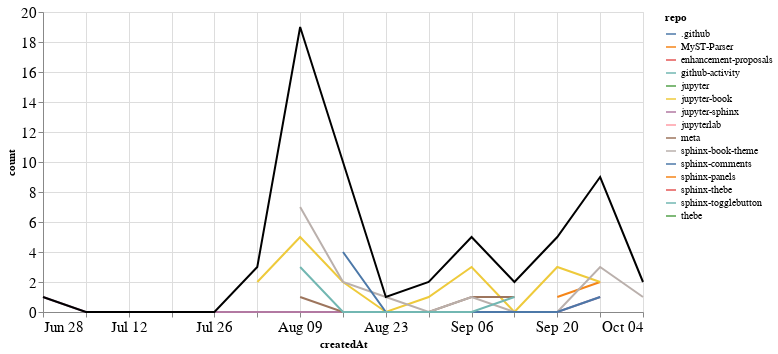

Notebook code cell kept with this figure:
### Markdown cell above
## PRs

### Code cell
prs_time = prs.groupby('repo').resample('W', on='createdAt').count()['author'].reset_index()
prs_time = prs_time.rename(columns={'author': 'count'})
prs_time_total = prs_time.groupby('createdAt').agg({"count": "sum"}).reset_index()

ch1 = alt.Chart(prs_time, width=600).mark_line().encode(
    x='createdAt',
    y='count',
    color='repo',
    tooltip="repo"
)

ch2 = alt.Chart(prs_time_total, width=600).mark_line(color="black").encode(
    x='createdAt',
    y='count',
)

ch1 + ch2

### Figure 1 — Vega-Lite specification as saved in the notebook (floating-point values rounded to 4 significant figures)
{"config": {"axisLeft": {"labelFontSize": 15}, "axisBottom": {"labelFontSize": 15}}, "layer": [{"data": {"name": "data-72d83f118569ec27987161c5c6dc53a2"}, "mark": "line", "encoding": {"color": {"type": "nominal", "field": "repo"}, "tooltip": {"type": "nominal", "field": "repo"}, "x": {"type": "temporal", "field": "createdAt"}, "y": {"type": "quantitative", "field": "count"}}, "width": 600}, {"data": {"name": "data-cd30c175ef326ea192645220dc2cc6da"}, "mark": {"type": "line", "color": "black"}, "encoding": {"x": {"type": "temporal", "field": "createdAt"}, "y": {"type": "quantitative", "field": "count"}}, "width": 600}], "$schema": "https://vega.github.io/schema/vega-lite/v4.8.1.json", "datasets": {"data-72d83f118569ec27987161c5c6dc53a2": [{"repo": ".github", "createdAt": "2020-08-02T00:00:00", "count": 1}, {"repo": "MyST-Parser", "createdAt": "2020-09-20T00:00:00", "count": 1}, {"repo": "MyST-Parser", "createdAt": "2020-09-27T00:00:00", "count": 2}, {"repo": "enhancement-proposals", "createdAt": "2020-08-30T00:00:00", "count": 1}, {"repo": "github-activity", "createdAt": "2020-08-09T00:00:00", "count": 2}, {"repo": "jupyter", "createdAt": "2020-09-20T00:00:00", "count": 1}, {"repo": "jupyter-book", "createdAt": "2020-08-02T00:00:00", "count": 2}, {"repo": "jupyter-book", "createdAt": "2020-08-09T00:00:00", "count": 5}, {"repo": "jupyter-book", "createdAt": "2020-08-16T00:00:00", "count": 2}, {"repo": "jupyter-book", "createdAt": "2020-08-23T00:00:00", "count": 0}, {"repo": "jupyter-book", "createdAt": "2020-08-30T00:00:00", "count": 1}, {"repo": "jupyter-book", "createdAt": "2020-09-06T00:00:00", "count": 3}, {"repo": "jupyter-book", "createdAt": "2020-09-13T00:00:00", "count": 0}, {"repo": "jupyter-book", "createdAt": "2020-09-20T00:00:00", "count": 3}, {"repo": "jupyter-book", "createdAt": "2020-09-27T00:00:00", "count": 2}, {"repo": "jupyter-sphinx", "createdAt": "2020-06-28T00:00:00", "count": 1}, {"repo": "jupyter-sphinx", "createdAt": "2020-07-05T00:00:00", "count": 0}, {"repo": "jupyter-sphinx", "createdAt": "2020-07-12T00:00:00", "count": 0}, {"repo": "jupyter-sphinx", "createdAt": "2020-07-19T00:00:00", "count": 0}, {"repo": "jupyter-sphinx", "createdAt": "2020-07-26T00:00:00", "count": 0}, {"repo": "jupyter-sphinx", "createdAt": "2020-08-02T00:00:00", "count": 0}, {"repo": "jupyter-sphinx", "createdAt": "2020-08-09T00:00:00", "count": 0}, {"repo": "jupyter-sphinx", "createdAt": "2020-08-16T00:00:00", "count": 0}, {"repo": "jupyter-sphinx", "createdAt": "2020-08-23T00:00:00", "count": 0}, {"repo": "jupyter-sphinx", "createdAt": "2020-08-30T00:00:00", "count": 0}, {"repo": "jupyter-sphinx", "createdAt": "2020-09-06T00:00:00", "count": 0}, {"repo": "jupyter-sphinx", "createdAt": "2020-09-13T00:00:00", "count": 0}, {"repo": "jupyter-sphinx", "createdAt": "2020-09-20T00:00:00", "count": 0}, {"repo": "jupyter-sphinx", "createdAt": "2020-09-27T00:00:00", "count": 1}, {"repo": "jupyterlab", "createdAt": "2020-08-09T00:00:00", "count": 1}, {"repo": "meta", "createdAt": "2020-08-09T00:00:00", "count": 1}, {"repo": "meta", "createdAt": "2020-08-16T00:00:00", "count": 0}, {"repo": "meta", "createdAt": "2020-08-23T00:00:00", "count": 0}, {"repo": "meta", "createdAt": "2020-08-30T00:00:00", "count": 0}, {"repo": "meta", "createdAt": "2020-09-06T00:00:00", "count": 1}, {"repo": "meta", "createdAt": "2020-09-13T00:00:00", "count": 1}, {"repo": "sphinx-book-theme", "createdAt": "2020-08-09T00:00:00", "count": 7}, {"repo": "sphinx-book-theme", "createdAt": "2020-08-16T00:00:00", "count": 2}, {"repo": "sphinx-book-theme", "createdAt": "2020-08-23T00:00:00", "count": 1}, {"repo": "sphinx-book-theme", "createdAt": "2020-08-30T00:00:00", "count": 0}, {"repo": "sphinx-book-theme", "createdAt": "2020-09-06T00:00:00", "count": 1}, {"repo": "sphinx-book-theme", "createdAt": "2020-09-13T00:00:00", "count": 0}, {"repo": "sphinx-book-theme", "createdAt": "2020-09-20T00:00:00", "count": 0}, {"repo": "sphinx-book-theme", "createdAt": "2020-09-27T00:00:00", "count": 3}, {"repo": "sphinx-book-theme", "createdAt": "2020-10-04T00:00:00", "count": 1}, {"repo": "sphinx-comments", "createdAt": "2020-08-16T00:00:00", "count": 4}, {"repo": "sphinx-comments", "createdAt": "2020-08-23T00:00:00", "count": 0}, {"repo": "sphinx-comments", "createdAt": "2020-08-30T00:00:00", "count": 0}, {"repo": "sphinx-comments", "createdAt": "2020-09-06T00:00:00", "count": 0}, {"repo": "sphinx-comments", "createdAt": "2020-09-13T00:00:00", "count": 0}, {"repo": "sphinx-comments", "createdAt": "2020-09-20T00:00:00", "count": 0}, {"repo": "sphinx-comments", "createdAt": "2020-09-27T00:00:00", "count": 1}, {"repo": "sphinx-panels", "createdAt": "2020-10-04T00:00:00", "count": 1}, {"repo": "sphinx-thebe", "createdAt": "2020-08-16T00:00:00", "count": 1}, {"repo": "sphinx-togglebutton", "createdAt": "2020-08-09T00:00:00", "count": 3}, {"repo": "sphinx-togglebutton", "createdAt": "2020-08-16T00:00:00", "count": 0}, {"repo": "sphinx-togglebutton", "createdAt": "2020-08-23T00:00:00", "count": 0}, {"repo": "sphinx-togglebutton", "createdAt": "2020-08-30T00:00:00", "count": 0}, {"repo": "sphinx-togglebutton", "createdAt": "2020-09-06T00:00:00", "count": 0}, {"repo": "sphinx-togglebutton", "createdAt": "2020-09-13T00:00:00", "count": 1}, {"repo": "thebe", "createdAt": "2020-08-16T00:00:00", "count": 1}], "data-cd30c175ef326ea192645220dc2cc6da": [{"createdAt": "2020-06-28T00:00:00", "count": 1}, {"createdAt": "2020-07-05T00:00:00", "count": 0}, {"createdAt": "2020-07-12T00:00:00", "count": 0}, {"createdAt": "2020-07-19T00:00:00", "count": 0}, {"createdAt": "2020-07-26T00:00:00", "count": 0}, {"createdAt": "2020-08-02T00:00:00", "count": 3}, {"createdAt": "2020-08-09T00:00:00", "count": 19}, {"createdAt": "2020-08-16T00:00:00", "count": 10}, {"createdAt": "2020-08-23T00:00:00", "count": 1}, {"createdAt": "2020-08-30T00:00:00", "count": 2}, {"createdAt": "2020-09-06T00:00:00", "count": 5}, {"createdAt": "2020-09-13T00:00:00", "count": 2}, {"createdAt": "2020-09-20T00:00:00", "count": 5}, {"createdAt": "2020-09-27T00:00:00", "count": 9}, {"createdAt": "2020-10-04T00:00:00", "count": 2}]}}
